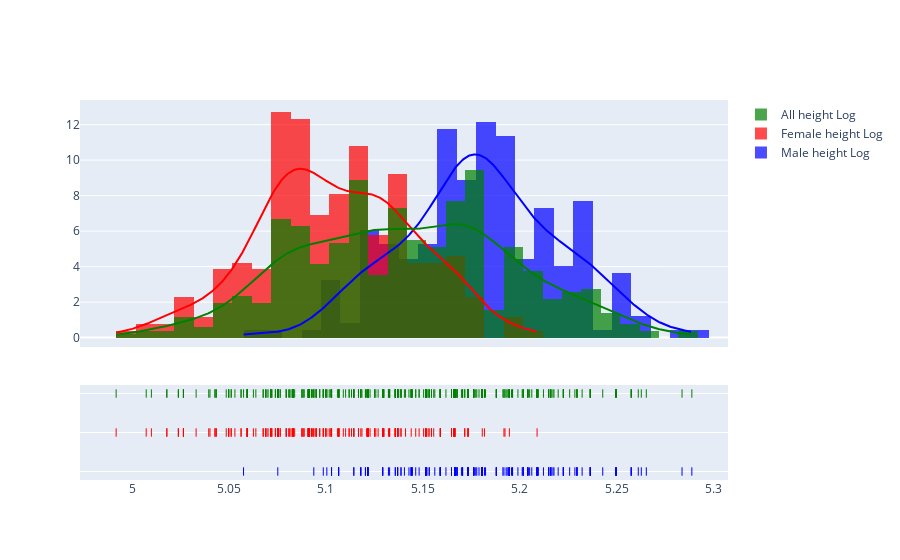

This figure's notebook cell:
### Code cell
# Log Normalization
hgt_log = np.log(df.hgt)
male_hgt_log = np.log(df[df.sex == 1].hgt)
female_hgt_log = np.log(df[df.sex == 0].hgt)

fig = ff.create_distplot(hist_data=[male_hgt_log,
                                    female_hgt_log,
                                    hgt_log],
                         group_labels=['Male height Log', 'Female height Log', 'All height Log'],
                         colors=['blue', 'red', 'green'],
                         bin_size=0.01, show_rug=True)
fig.show()

### Figure 1 — Plotly figure (JSON) as saved in the notebook; plotly's stock layout.template omitted (floating-point values rounded to 4 significant figures; data arrays with more than 128 entries replaced by an {"elided": "..."} marker saying what was removed)
{"data": [{"autobinx": false, "histnorm": "probability density", "legendgroup": "Male height Log", "marker": {"color": "blue"}, "name": "Male height Log", "opacity": 0.7, "type": "histogram", "x": {"elided": "247 float values"}, "xaxis": "x", "xbins": {"end": 5.289, "size": 0.01, "start": 5.058}, "yaxis": "y"}, {"autobinx": false, "histnorm": "probability density", "legendgroup": "Female height Log", "marker": {"color": "red"}, "name": "Female height Log", "opacity": 0.7, "type": "histogram", "x": {"elided": "260 float values"}, "xaxis": "x", "xbins": {"end": 5.209, "size": 0.01, "start": 4.992}, "yaxis": "y"}, {"autobinx": false, "histnorm": "probability density", "legendgroup": "All height Log", "marker": {"color": "green"}, "name": "All height Log", "opacity": 0.7, "type": "histogram", "x": {"elided": "507 float values"}, "xaxis": "x", "xbins": {"end": 5.289, "size": 0.01, "start": 4.992}, "yaxis": "y"}, {"legendgroup": "Male height Log", "marker": {"color": "blue"}, "mode": "lines", "name": "Male height Log", "showlegend": false, "type": "scatter", "x": {"elided": "500 float values"}, "xaxis": "x", "y": {"elided": "500 float values"}, "yaxis": "y"}, {"legendgroup": "Female height Log", "marker": {"color": "red"}, "mode": "lines", "name": "Female height Log", "showlegend": false, "type": "scatter", "x": {"elided": "500 float values"}, "xaxis": "x", "y": {"elided": "500 float values"}, "yaxis": "y"}, {"legendgroup": "All height Log", "marker": {"color": "green"}, "mode": "lines", "name": "All height Log", "showlegend": false, "type": "scatter", "x": {"elided": "500 float values"}, "xaxis": "x", "y": {"elided": "500 float values"}, "yaxis": "y"}, {"legendgroup": "Male height Log", "marker": {"color": "blue", "symbol": "line-ns-open"}, "mode": "markers", "name": "Male height Log", "showlegend": false, "type": "scatter", "x": {"elided": "247 float values"}, "xaxis": "x", "y": {"elided": "247 str values"}, "yaxis": "y2"}, {"legendgroup": "Female height Log", "marker": {"color": "red", "symbol": "line-ns-open"}, "mode": "markers", "name": "Female height Log", "showlegend": false, "type": "scatter", "x": {"elided": "260 float values"}, "xaxis": "x", "y": {"elided": "260 str values"}, "yaxis": "y2"}, {"legendgroup": "All height Log", "marker": {"color": "green", "symbol": "line-ns-open"}, "mode": "markers", "name": "All height Log", "showlegend": false, "type": "scatter", "x": {"elided": "507 float values"}, "xaxis": "x", "y": {"elided": "507 str values"}, "yaxis": "y2"}], "layout": {"barmode": "overlay", "hovermode": "closest", "legend": {"traceorder": "reversed"}, "xaxis": {"anchor": "y2", "domain": [0, 1], "zeroline": false}, "yaxis": {"anchor": "free", "domain": [0.35, 1], "position": 0}, "yaxis2": {"anchor": "x", "domain": [0, 0.25], "dtick": 1, "showticklabels": false}}}
